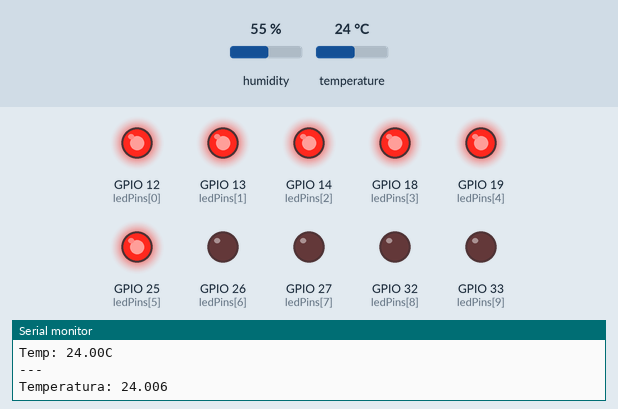
This sketch was run on a simulated ESP32. On the bench: output pins drawn as LEDs (lit = HIGH), the last lines printed to the serial monitor. The test bench sets the inputs (shaded band); at power-on: temperature 24 °C, humidity 55 %. WiFi joins after 1.5 s; servers stay silent unless stated; no MQTT or app messages arrive unless stated.

Above: at 2.7 s.
2.8 s: temperature set to 23.5 °C
At 4.4 s:
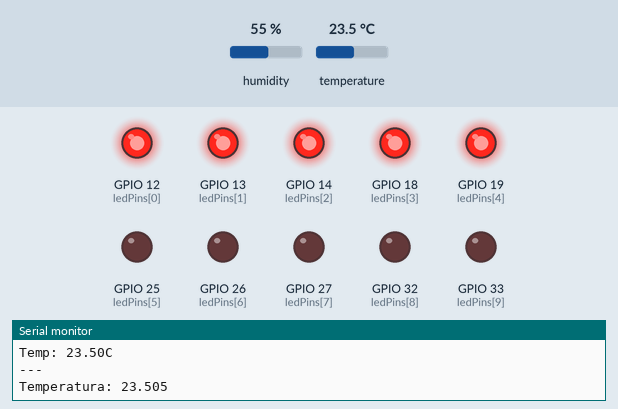
5.0 s: temperature set to 20.6 °C
6.8 s: temperature set to 19.3 °C
At 8.8 s:
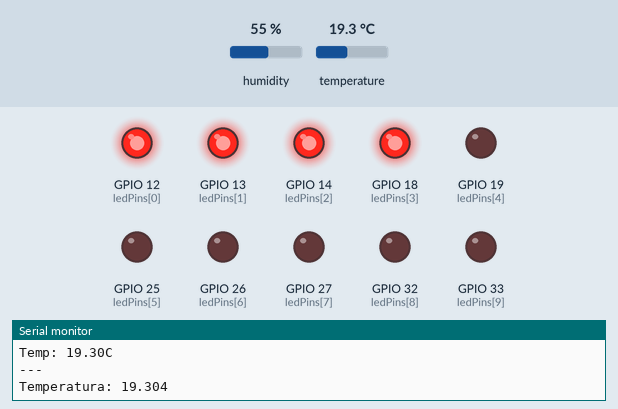
9.1 s: temperature set to 16.7 °C
10.8 s: temperature set to 15.5 °C
At 12.5 s:
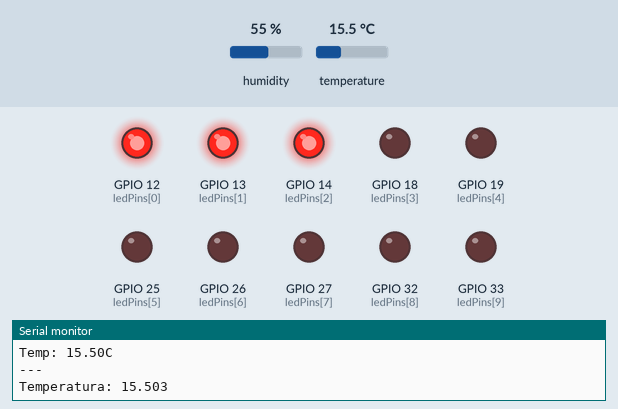
13.1 s: temperature set to 19 °C
At 14.9 s:
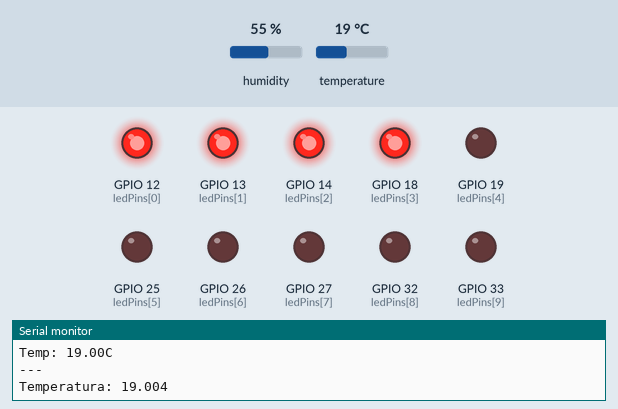
Timing chart, 0 to 16.2 s (numbered marks = the images above; inputs shaded):
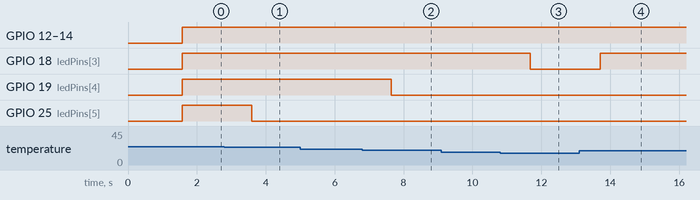

Measured:
- the behaviour switches between 24 and 23.9 °C on temperature (found by bisection; images 0 and 1)
- the behaviour switches between 20 and 19.9 °C on temperature (found by bisection; images 1 and 2)
- the behaviour switches between 16 and 15.9 °C on temperature (found by bisection; images 2 and 3)
- after the input at 2.8 s, GPIO 25 (ledPins[5]): HIGH → LOW after 0.80 s
- after the input at 6.8 s, GPIO 19 (ledPins[4]): HIGH → LOW after 0.84 s
- after the input at 10.8 s, GPIO 18 (ledPins[3]): HIGH → LOW after 0.89 s
- after the input at 13.1 s, GPIO 18 (ledPins[3]): LOW → HIGH after 0.61 s

The sketch:

sketch.ino
```cpp
#include <WiFi.h>
#include <PubSubClient.h>

#include <DHTesp.h>
const int DHT_PIN = 23;
DHTesp dhtSensor;


const char *ssid = "Wokwi-GUEST";
const char *password = "";
const char *mqtt_server = "broker.hivemq.com";


WiFiClient WOKWI_Client;
PubSubClient client(WOKWI_Client);

const int ledCount = 10;
const int ledPins[ledCount] = {12,13,14,18,19,25,26,27,32,33};

void setup_wifi() {

  delay(10);

  Serial.println();
  Serial.print("Connecting to ");
  Serial.println(ssid);

  WiFi.mode(WIFI_STA);
  WiFi.begin(ssid, password);

  while (WiFi.status() != WL_CONNECTED) {
    delay(500);
    Serial.println(".");
  }
  Serial.println("");
  Serial.println("WiFi Conectado");
  Serial.println("Endereço IP: ");
  Serial.println(WiFi.localIP());
}

void reconnect() {

  while (!client.connected()) {
    Serial.print("Tentando conectar ao MQTT...");

    if (client.connect("WOKWI_Client")) {
      Serial.println("Conectado");

    } else {
      Serial.print("failed, rc= ");
      Serial.print(client.state());
      Serial.println("Tentando novamente em 5 segundos");

      delay(5000);
    }
  }
}


void setup() {
  Serial.begin(115200);
  setup_wifi();
  client.setServer(mqtt_server, 1883);
  dhtSensor.setup(DHT_PIN, DHTesp::DHT22);

    for (int i = 0; i < ledCount; i++) {
    pinMode(ledPins[i], OUTPUT);
    digitalWrite(ledPins[i], LOW);
  }
}

void setLEDs(float temperature) {

  int ledToLight = map(temperature, 0, 40, 0, ledCount);
  ledToLight = constrain(ledToLight, 0, ledCount);

  Serial.print("Temperatura: ");
  Serial.print(temperature);
  Serial.println(ledToLight);

  for (int i = 0; i < ledCount; i++) {
    digitalWrite(ledPins[i], (i < ledToLight) ? HIGH : LOW);
  }
}

void DHT_Envia() {
  TempAndHumidity  data = dhtSensor.getTempAndHumidity();
  client.publish("CHALLENGE/HEITOR",String(data.temperature).c_str());

  Serial.println("Temp: " + String(data.temperature, 2) + "C");
  Serial.println("---");

  setLEDs(data.temperature);
  delay(1000);
}

void loop() {
  reconnect();
  DHT_Envia();
}
```
